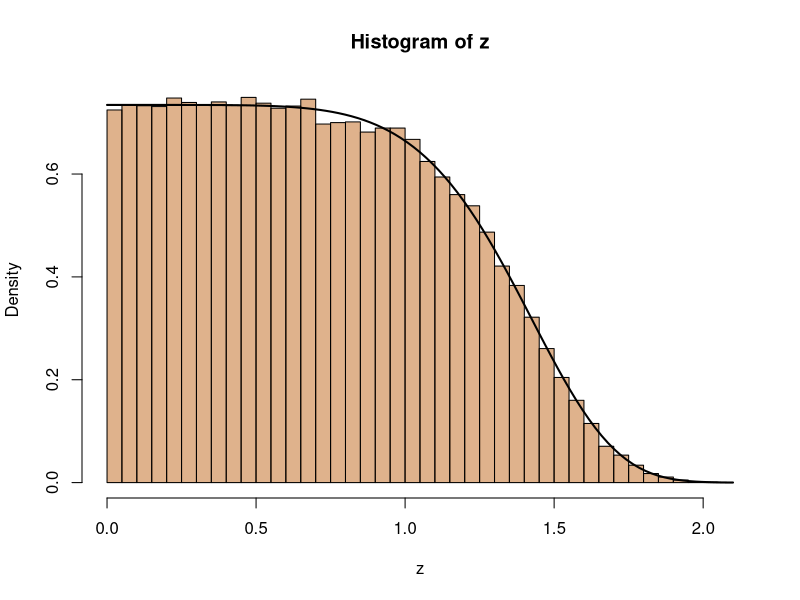
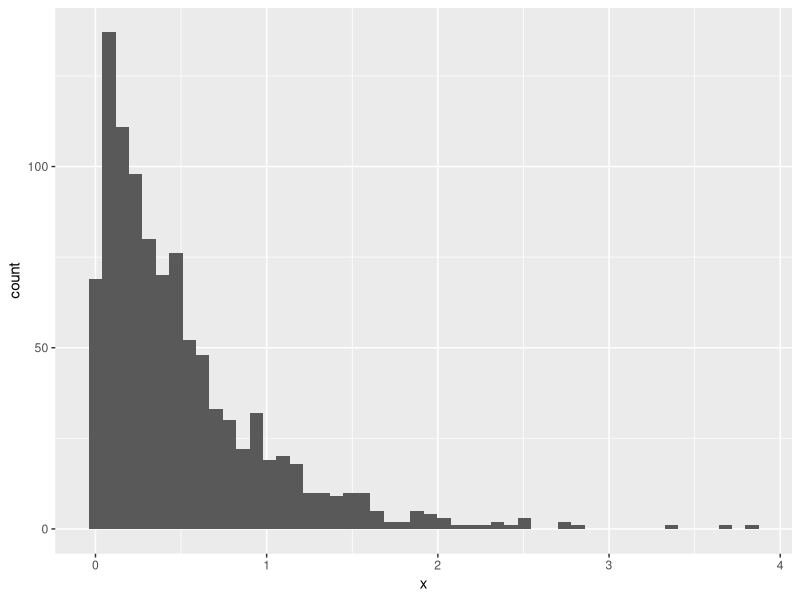
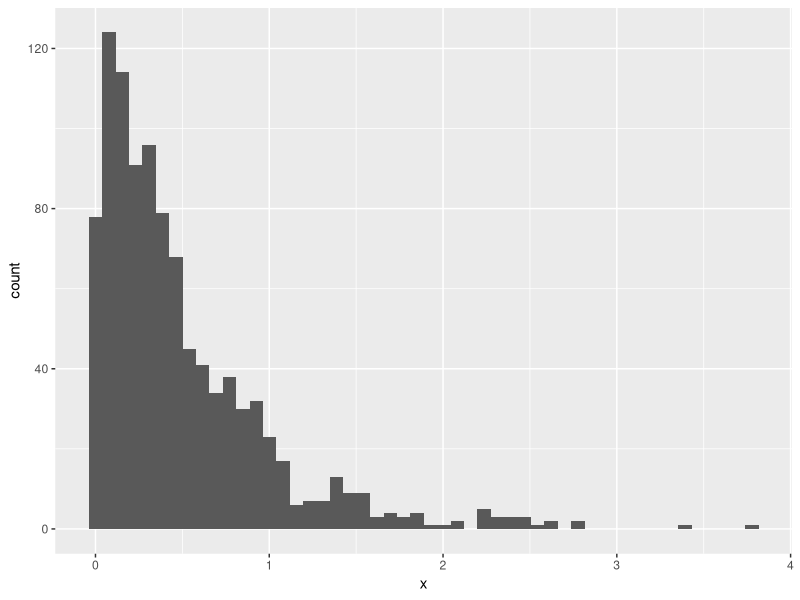

Source code (R) for these figures, in order:
## ---- chunk 1
knitr::opts_chunk$set(echo = FALSE)
## ---- chunk 2
lambda = 1/10
alpha = 1/6
n = 1e5
y = rgamma(n,shape = alpha, rate = lambda)
z = y^alpha
## ---- chunk 3
hist(z, breaks = 30, freq = F, col = rgb(0.75,0.4,0.1,0.5)) # z is your sample
lambda = 1/10; alpha = 1/6
target <- function(x){exp(-lambda*x^(1/alpha))/
integrate(function(x) exp(-lambda*x^(1/alpha)),0,Inf)$value}
curve(target,lwd=2,add=T)
## ---- chunk 4
set.seed(123)
n = 1000
u = runif(n)
lambda = 2 
a = 0
b = 5

x = (-1/lambda)*log(1-u*(1-exp(-lambda*b)))
## Standard Exponential then truncate 
x = -1/lambda*log(u) #u ~ U[0,1] implies 1-u ~ U[0,1]
x = x[x<=b]

## Plotting
library(ggplot2)
ggplot(data.frame(x))+geom_histogram(aes(x=x),bins = 50)
## ---- chunk 5
n = 1000
lambda = 2
b = 5
u = runif(n)
x = (-1/lambda)*log(1-u*(1-exp(-lambda*b)))

## Plotting
library(ggplot2)
ggplot(data.frame(x))+geom_histogram(aes(x=x),bins = 50)
